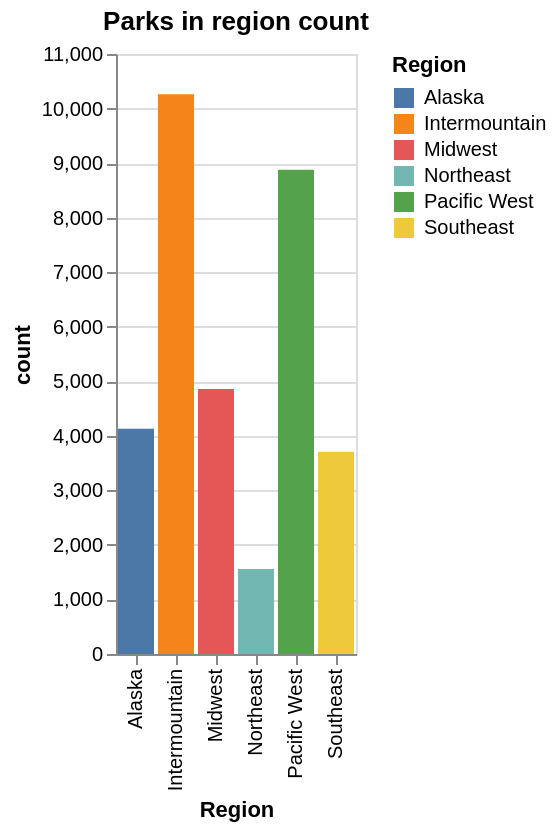

Notebook code for this chart:
### Code cell
alt.Chart(biodiversity_parks_df.groupby('Region').size().reset_index(name='count')).mark_bar().encode(
    x='Region:N',  # Categorical x-axis
    y='count:Q',  # Quantitative y-axis
    color='Region:N'
).properties(
    title="Parks in region count"
)

### Figure 1 — Vega-Lite specification as saved in the notebook (floating-point values rounded to 4 significant figures)
{"config": {"view": {"continuousWidth": 300, "continuousHeight": 300}}, "data": {"name": "data-3afa8d792b4a45bfa19f11cf98dc811a"}, "mark": {"type": "bar"}, "encoding": {"color": {"field": "Region", "type": "nominal"}, "x": {"field": "Region", "type": "nominal"}, "y": {"field": "count", "type": "quantitative"}}, "title": "Parks in region count", "$schema": "https://vega.github.io/schema/vega-lite/v5.20.1.json", "datasets": {"data-3afa8d792b4a45bfa19f11cf98dc811a": [{"Region": "Alaska", "count": 4128}, {"Region": "Intermountain ", "count": 10260}, {"Region": "Midwest ", "count": 4860}, {"Region": "Northeast ", "count": 1560}, {"Region": "Pacific West ", "count": 8879}, {"Region": "Southeast ", "count": 3708}]}}
